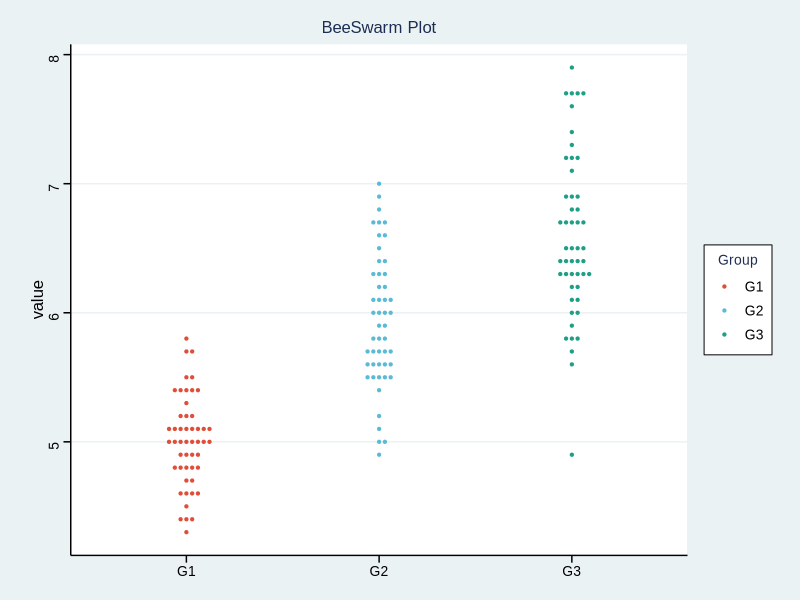

Reproduce this figure in R.
## ---- chunk 1
# Install packages
if (!requireNamespace("ggbeeswarm", quietly = TRUE)) {
  install.packages("ggbeeswarm")
}
if (!requireNamespace("ggthemes", quietly = TRUE)) {
  install.packages("ggthemes")
}

# Load packages
library(ggbeeswarm)
library(ggthemes)
## ---- chunk 2
# Load data
data <- read.table("files/Hiplot/012-beeswarm-data.txt", header = T)

# convert data structure
data[, 1] <- factor(data[, 1], levels = unique(data[, 1]))
colnames(data) <- c("Group", "y")

# View data
head(data)
## ---- chunk 3
#| label: fig-1Beeswarm
#| fig-cap: "Beeswarm"
#| out.width: "95%"
#| warning: false

# Beeswarm
p <- ggplot(data, aes(Group, y, color = Group)) +
  geom_beeswarm(alpha = 1, size = 0.8) +
  labs(x = NULL, y = "value") +
  ggtitle("BeeSwarm Plot") +
  scale_color_manual(values = c("#e04d39","#5bbad6","#1e9f86")) +
  theme_stata() +
  theme(text = element_text(family = "Arial"),
        plot.title = element_text(size = 12,hjust = 0.5),
        axis.title = element_text(size = 12),
        axis.text = element_text(size = 10),
        axis.text.x = element_text(angle = 0, hjust = 0.5,vjust = 1),
        legend.position = "right",
        legend.direction = "vertical",
        legend.title = element_text(size = 10),
        legend.text = element_text(size = 10))

p
